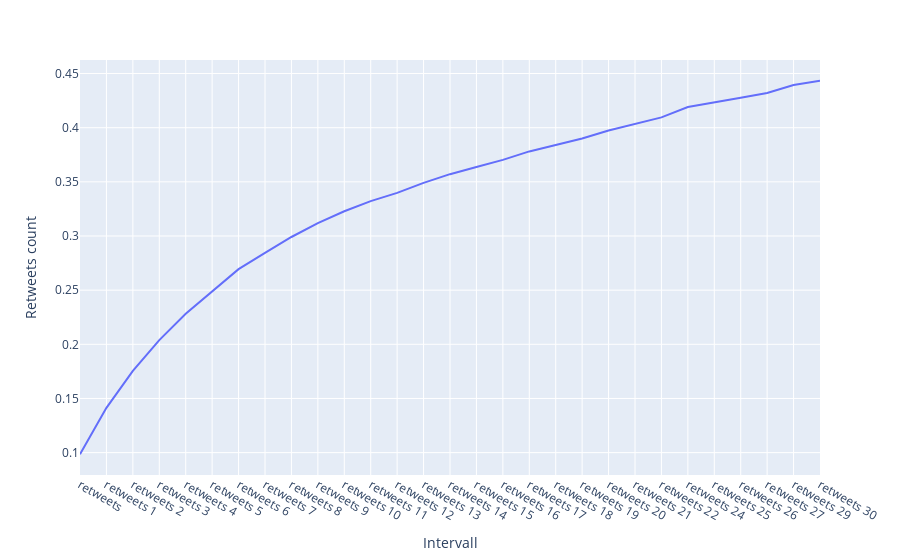

Notebook code cell kept with this figure:
### Markdown cell above
__Retweet Outliers entfernen und Durchschnittswerte plotten__

### Code cell
t = df[df.apply(lambda x: np.abs(x - x.mean()) / x.std() <1.5).all(axis=1)].tail(12000).mean()
fig = px.line(y=t, x = t.index,  labels={'x':'Intervall', 'y':'Retweets count'})
fig.show()

### Figure 1 — Plotly figure (JSON) as saved in the notebook; plotly's stock layout.template omitted (floating-point values rounded to 4 significant figures)
{"data": [{"hoverlabel": {"namelength": 0}, "hovertemplate": "Intervall=%{x}<br>Retweets count=%{y}", "legendgroup": "", "line": {"color": "#636efa", "dash": "solid"}, "mode": "lines", "name": "", "showlegend": false, "type": "scatter", "x": ["retweets", "retweets 1", "retweets 2", "retweets 3", "retweets 4", "retweets 5", "retweets 6", "retweets 7", "retweets 8", "retweets 9", "retweets 10", "retweets 11", "retweets 12", "retweets 13", "retweets 14", "retweets 15", "retweets 16", "retweets 17", "retweets 18", "retweets 19", "retweets 20", "retweets 21", "retweets 22", "retweets 24", "retweets 25", "retweets 26", "retweets 27", "retweets 29", "retweets 30"], "xaxis": "x", "y": [0.0985, 0.1413, 0.1754, 0.2039, 0.2283, 0.2487, 0.2694, 0.2843, 0.2991, 0.3118, 0.3228, 0.3322, 0.3398, 0.3491, 0.3571, 0.3638, 0.3703, 0.3781, 0.3841, 0.3901, 0.3974, 0.4036, 0.4095, 0.4191, 0.4237, 0.4277, 0.4321, 0.4394, 0.4433], "yaxis": "y"}], "layout": {"legend": {"tracegroupgap": 0}, "margin": {"t": 60}, "xaxis": {"anchor": "y", "domain": [0, 1], "title": {"text": "Intervall"}}, "yaxis": {"anchor": "x", "domain": [0, 1], "title": {"text": "Retweets count"}}}}
